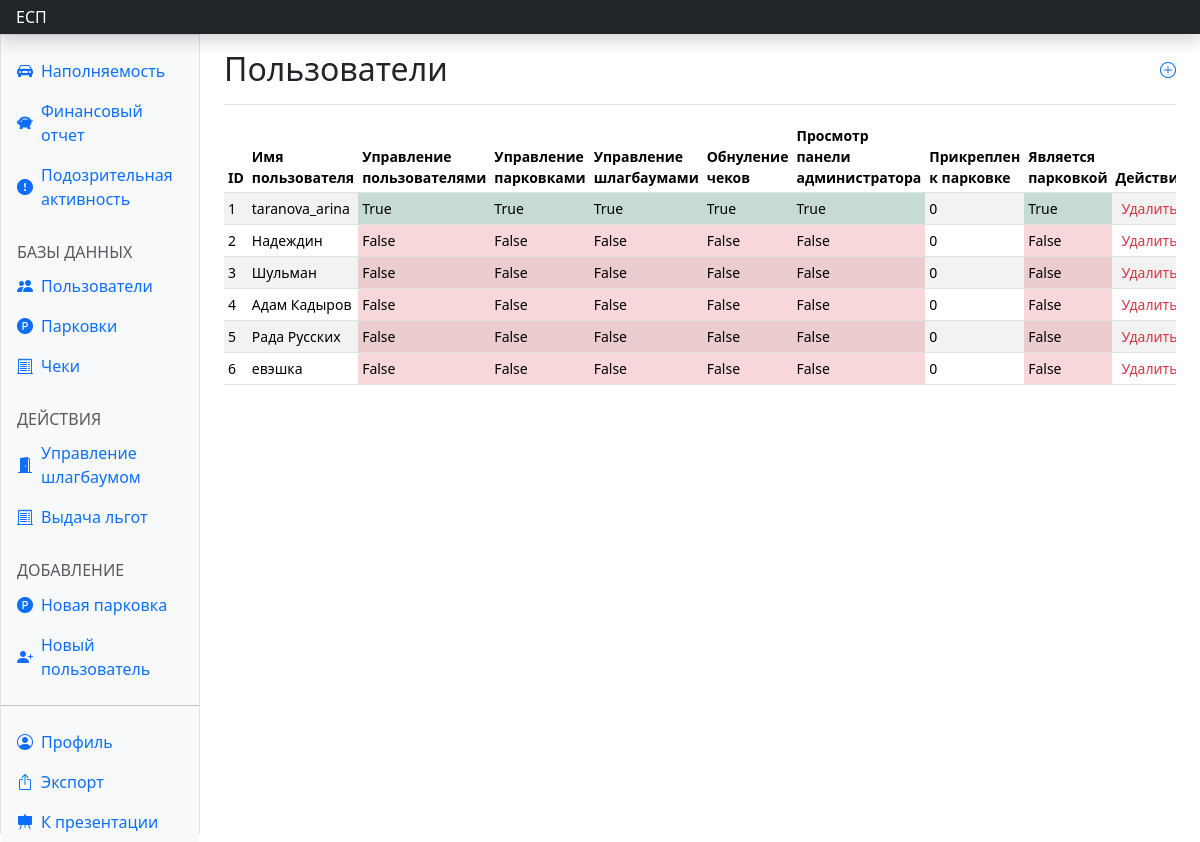
/dash_users/ (signed in), run on an earlier commit of the app's database.
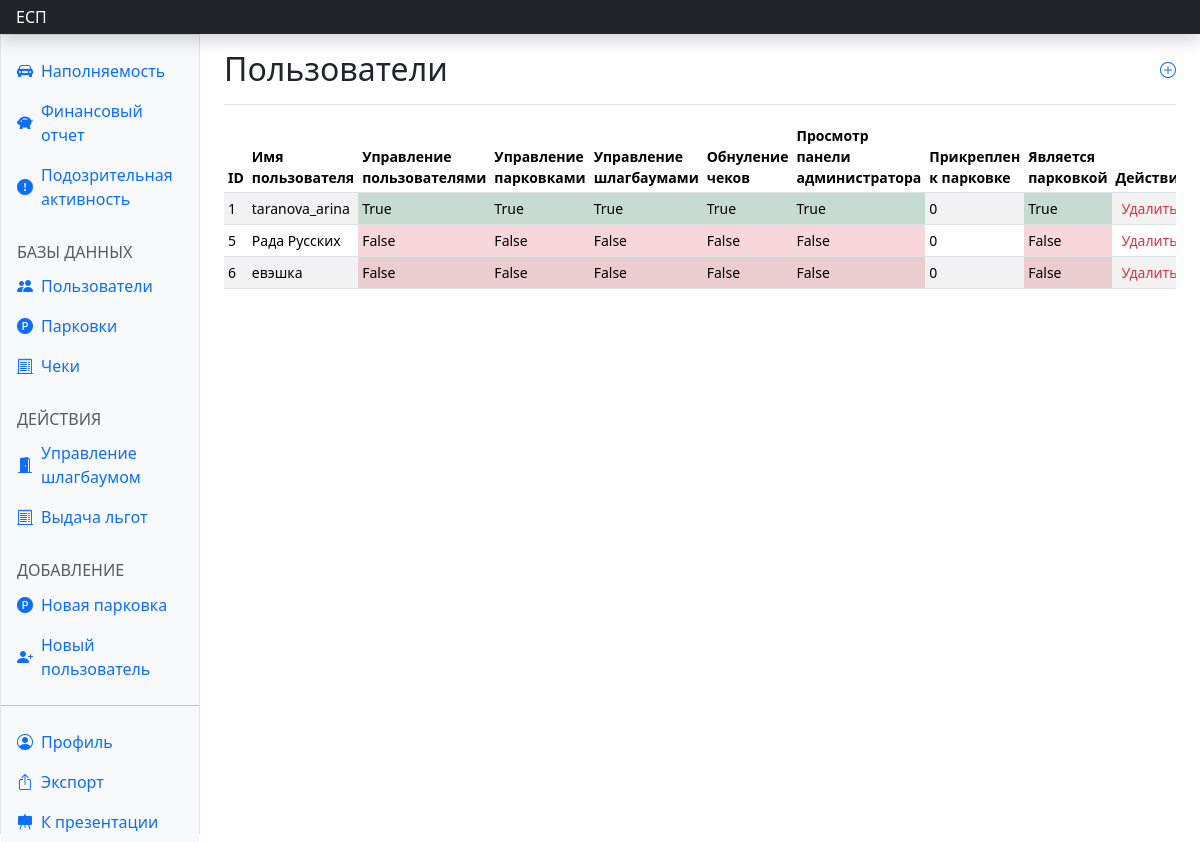
And on a later commit of the database.
### parkingapp/models.py (models this page shows, shortened)
class User(AbstractUser):
    card_num = models.PositiveBigIntegerField(default=0000)
    username = models.CharField(max_length=20, unique=True)
    phone_number = models.CharField(max_length=16, default=" ", unique=True)
    park_id = models.IntegerField(default=0)
    car_num = models.CharField(max_length=12, default='', unique=True)
    user_control = models.BooleanField(default=False)
    parking_control = models.BooleanField(default=False)
    barrier_control = models.BooleanField(default=False)
    coupon_control = models.BooleanField(default=False)
    admin_view = models.BooleanField(default=False)
    parking_lot_view = models.BooleanField(default=False)

### parkingapp/views.py (the view)
# urls.py: path('dash_users/', views.dash_users, name='dash_users'),
@login_required(redirect_field_name=None)
def dash_users(request):
    if not request.user.user_control:
        return redirect(reverse('parkingapp:dont_have_access'))
    if request.method == 'POST':
        value = request.POST.get('delete')
        user = User.objects.get(pk=value)
        user.delete()
    users = User.objects.all()
    context = {
        'title': '',
        'users': list(users),
    }
    return render(request, 'dash_users.html', context)

### parkingapp/templates/dash_users.html (shortened to what this page needs)
{% extends 'dash_base.html' %}
{% block usersact %}active{% endblock %}
{% block content %}
<main class="col-md-9 ms-sm-auto col-lg-10 px-md-4">
  <div class="d-flex justify-content-between flex-wrap flex-md-nowrap align-items-center pt-3 pb-2 mb-3 border-bottom">
    <h1 class="h2">Пользователи</h1>
    <a href="{% url 'parkingapp:signadmin' %}" class="text-decoration-none mb-2"><i class="bi bi-plus-circle"></i></a>
  </div>
  <div class="table-responsive small">
    <table class="table table-striped table-sm">
      <thead>
        <tr>
          <th scope="col">ID</th>
          <th scope="col">Имя пользователя</th>
          <th scope="col">Управление пользователями</th>
          <th scope="col">Управление парковками</th>
          <th scope="col">Управление шлагбаумами</th>
          <th scope="col">Обнуление чеков</th>
          <th scope="col">Просмотр панели администратора</th>
          <th scope="col">Прикреплен к парковке</th>
          <th scope="col">Является парковкой</th>
          <th scope="col">Действие</th>
        </tr>
      </thead>
      <tbody class="align-middle">
        {% for el in users %}
        <tr>
          <td>{{ el.pk }}</td>
          <td>{{ el.username }}</td>
          <td class="{% if el.user_control %} bg-success-subtle {% else %} bg-danger-subtle {% endif %}">
            {{ el.user_control }}</td>
          <td class="{% if el.parking_control %} bg-success-subtle {% else %} bg-danger-subtle {% endif %}">
            {{ el.parking_control }}</td>
          <td class="{% if el.barrier_control %} bg-success-subtle {% else %} bg-danger-subtle {% endif %}">
            {{ el.barrier_control }}</td>
          <td class="{% if el.coupon_control %} bg-success-subtle {% else %} bg-danger-subtle {% endif %}">
            {{ el.coupon_control }}</td>
          <td class="{% if el.admin_view %} bg-success-subtle {% else %} bg-danger-subtle {% endif %}">
            {{ el.admin_view }}</td>
          <td>{{ el.park_id }}</td>
          <td class="{% if el.parking_lot_view %} bg-success-subtle {% else %} bg-danger-subtle {% endif %}">
            {{ el.parking_lot_view }}</td>
          <td><button class="text-danger" type="button" data-bs-whatever="{{el.pk}}" data-bs-toggle="modal"
              data-bs-target="#exampleModal" style="border: none; background: none;">Удалить</button></td>
        </tr>
        {% endfor %}
      </tbody>
    </table>
  </div>
</main>
{% endblock %}

### parkingapp/templates/dash_base.html (shortened to what this page needs)
<!doctype html>
<html lang="en" data-bs-theme="light">
{% load static %}
<head>
  <link rel="stylesheet" href="https://cdn.jsdelivr.net/npm/@docsearch/css@3">
  <link href="https://cdn.jsdelivr.net/npm/bootstrap@5.3.2/dist/css/bootstrap.min.css" rel="stylesheet"
>
  <link href="https://cdn.jsdelivr.net/npm/bootstrap-icons@1.10.5/font/bootstrap-icons.min.css" rel="stylesheet">
  <link href="https://getbootstrap.com/docs/5.3/examples/dashboard/dashboard.css" rel="stylesheet">
</head>
<body>
  <header class="navbar sticky-top bg-dark flex-md-nowrap p-0 shadow" data-bs-theme="dark">
    <a class="navbar-brand col-md-3 col-lg-2 me-0 px-3 fs-6 text-white" href="">ЕСП</a>
  </header>
  <div class="container-fluid">
    <div class="row">
      <div class="sidebar border border-right col-md-3 col-lg-2 p-0 bg-body-tertiary">
        <div class="offcanvas-md offcanvas-end bg-body-tertiary" tabindex="-1" id="sidebarMenu"
          aria-labelledby="sidebarMenuLabel">
          <div class="offcanvas-body d-md-flex flex-column p-0 pt-lg-3 overflow-y-auto">
            <ul class="nav flex-column">
              <li class="nav-item">
                <a class="nav-link d-flex align-items-center gap-2 {% block fullact %}{% endblock %}" aria-current="page"
                  href="{% url 'parkingapp:dash_full' %}">
                  <i class="bi bi-car-front-fill"></i>
                  Наполняемость
                </a>
              </li>
              <li class="nav-item">
                <a class="nav-link d-flex align-items-center gap-2 {% block finact %}{% endblock %}" href="{% url 'parkingapp:dash_fin' %}">
                  <i class="bi bi-piggy-bank-fill"></i>
                  Финансовый отчет
                </a>
              </li>
              <li class="nav-item">
                <a class="nav-link d-flex align-items-center gap-2 {% block corract %}{% endblock %}" href="{% url 'parkingapp:dash_corr' %}">
                  <i class="bi bi-exclamation-circle-fill"></i>
                  Подозрительная активность
                </a>
              </li>
              <h6
                class="sidebar-heading d-flex justify-content-between align-items-center px-3 mt-4 mb-1 text-body-secondary text-uppercase">
                <span>Базы данных</span>
              </h6>
              <ul class="nav flex-column mb-auto">
                <li class="nav-item">
                  <a class="nav-link d-flex align-items-center gap-2 {% block usersact %}{% endblock %}" href="{% url 'parkingapp:dash_users' %}">
                    <i class="bi bi-people-fill"></i>
                    Пользователи
                  </a>
                </li>
                <li class="nav-item">
                  <a class="nav-link d-flex align-items-center gap-2 {% block parksact %}{% endblock %}" href="{% url 'parkingapp:dash_parks' %}">
                    <i class="bi bi-p-circle-fill"></i>
                    Парковки
                  </a>
                </li>
                <li class="nav-item">
                  <a class="nav-link d-flex align-items-center gap-2 {% block recact %}{% endblock %}" href="{% url 'parkingapp:dash_reciepts' %}">
                    <i class="bi bi-receipt-cutoff"></i>
                    Чеки
                  </a>
                </li>
              </ul>
              <h6
                class="sidebar-heading d-flex justify-content-between align-items-center px-3 mt-4 mb-1 text-body-secondary text-uppercase">
                <span>Действия</span>
              </h6>
              <ul class="nav flex-column mb-auto">
                <li class="nav-item">
                  <a class="nav-link d-flex align-items-center gap-2 {% block barrieract %}{% endblock %}" href="{% url 'parkingapp:barrier' %}">
                    <i class="bi bi-door-open-fill"></i>
                    Управление шлагбаумом
                  </a>
                </li>
                <li class="nav-item">
                  <a class="nav-link d-flex align-items-center gap-2 {% block couponact %}{% endblock %}" href="{% url 'parkingapp:coupon' %}">
                    <i class="bi bi-receipt-cutoff"></i>
                    Выдача льгот
                  </a>
                </li>
              </ul>
              <h6
                class="sidebar-heading d-flex justify-content-between align-items-center px-3 mt-4 mb-1 text-body-secondary text-uppercase">
                <span>Добавление</span>
              </h6>
              <ul class="nav flex-column mb-auto">
                <li class="nav-item">
                  <a class="nav-link d-flex align-items-center gap-2 {% block addact %}{% endblock %}" href="{% url 'parkingapp:addparking' %}">
                    <i class="bi bi-p-circle-fill"></i>
                    Новая парковка
                  </a>
                </li>
                <li class="nav-item">
                  <a class="nav-link d-flex align-items-center gap-2 {% block signact %}{% endblock %}" href="{% url 'parkingapp:signadmin' %}">
                    <i class="bi bi-person-plus-fill"></i>
                    Новый пользователь
                  </a>
                </li>
              </ul>
              <hr class="my-3">
              <ul class="nav flex-column mb-auto">
                <li class="nav-item">
                  <a class="nav-link d-flex align-items-center gap-2 {% block profact %}{% endblock %}" href="{% url 'parkingapp:dash_profile' %}">
                    <i class="bi bi-person-circle"></i>
                    Профиль
                  </a>
                </li>
                <li class="nav-item">
                  <a class="nav-link d-flex align-items-center gap-2" href="{% url 'parkingapp:export' %}">
                    <i class="bi bi-box-arrow-up"></i>
                    Экспорт
                  </a>
                </li>
                <li class="nav-item">
                  <a class="nav-link d-flex align-items-center gap-2" href="/pptx">
                    <i class="bi bi-easel-fill"></i>
                    К презентации
                  </a>
                </li>
              </ul>
          </div>
        </div>
      </div>
      {% block content %}{% endblock %}
    </div>
  </div>
</body>
</html>

### parkingapp/templates/dash_base.html (style rules this page uses)
@media (min-width: 768px) { .sidebar { height: 100vh; } }
.bi { vertical-align: -.125em; fill: currentColor; }

What changed in the data, as far as the page shows it:
removed User: pk "2", username "Надеждин", user_control "False", parking_control "False", barrier_control "False", coupon_control "False", admin_view "False", park_id "0", parking_lot_view "False"
removed User: pk "3", username "Шульман", user_control "False", parking_control "False", barrier_control "False", coupon_control "False", admin_view "False", park_id "0", parking_lot_view "False"
removed User: pk "4", username "Адам Кадыров", user_control "False", parking_control "False", barrier_control "False", coupon_control "False", admin_view "False", park_id "0", parking_lot_view "False"
